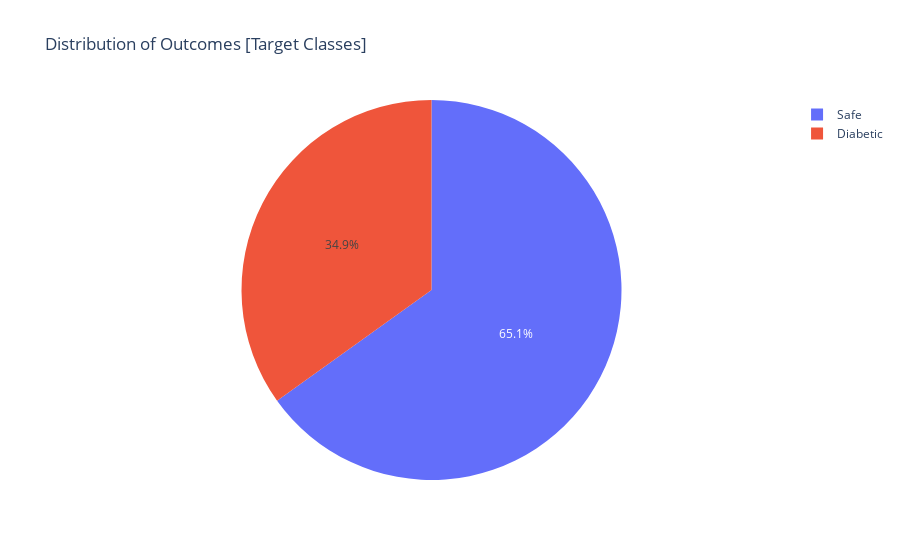

Notebook source saved alongside this figure:
### Code cell
fig = go.Figure()
fig.add_trace(go.Pie(labels = ['Safe', 'Diabetic'], 
                     values= data['Outcome'].value_counts(),
                     ))
fig.update_layout(title = "Distribution of Outcomes [Target Classes]")
py.iplot(fig)

### Figure 1 — Plotly figure (JSON) as saved in the notebook; plotly's stock layout.template omitted (floating-point values rounded to 4 significant figures)
{"data": [{"labels": ["Safe", "Diabetic"], "type": "pie", "values": [500, 268]}], "layout": {"title": {"text": "Distribution of Outcomes [Target Classes]"}}}
